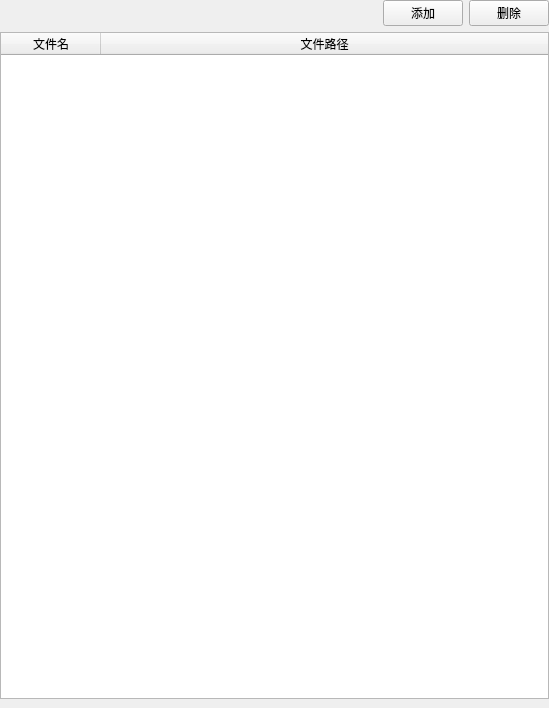
<?xml version="1.0" encoding="UTF-8"?>
<ui version="4.0">
 <class>LauncherCmdEditor</class>
 <widget class="QWidget" name="LauncherCmdEditor">
  <property name="geometry">
   <rect>
    <x>0</x>
    <y>0</y>
    <width>549</width>
    <height>708</height>
   </rect>
  </property>
  <property name="windowTitle">
   <string>Form</string>
  </property>
  <layout class="QVBoxLayout" name="verticalLayout">
   <property name="leftMargin">
    <number>0</number>
   </property>
   <property name="topMargin">
    <number>0</number>
   </property>
   <property name="rightMargin">
    <number>0</number>
   </property>
   <property name="bottomMargin">
    <number>9</number>
   </property>
   <item>
    <layout class="QHBoxLayout" name="horizontalLayout">
     <property name="topMargin">
      <number>0</number>
     </property>
     <item>
      <spacer name="horizontalSpacer">
       <property name="orientation">
        <enum>Qt::Horizontal</enum>
       </property>
       <property name="sizeHint" stdset="0">
        <size>
         <width>40</width>
         <height>20</height>
        </size>
       </property>
      </spacer>
     </item>
     <item>
      <widget class="QPushButton" name="pushButton_add">
       <property name="text">
        <string>添加</string>
       </property>
      </widget>
     </item>
     <item>
      <widget class="QPushButton" name="pushButton_del">
       <property name="text">
        <string>删除</string>
       </property>
      </widget>
     </item>
    </layout>
   </item>
   <item>
    <widget class="QTableWidget" name="tableWidget">
     <property name="selectionBehavior">
      <enum>QAbstractItemView::SelectRows</enum>
     </property>
     <attribute name="horizontalHeaderStretchLastSection">
      <bool>true</bool>
     </attribute>
     <column>
      <property name="text">
       <string>文件名</string>
      </property>
     </column>
     <column>
      <property name="text">
       <string>文件路径</string>
      </property>
     </column>
    </widget>
   </item>
  </layout>
 </widget>
 <resources/>
 <connections/>
</ui>
